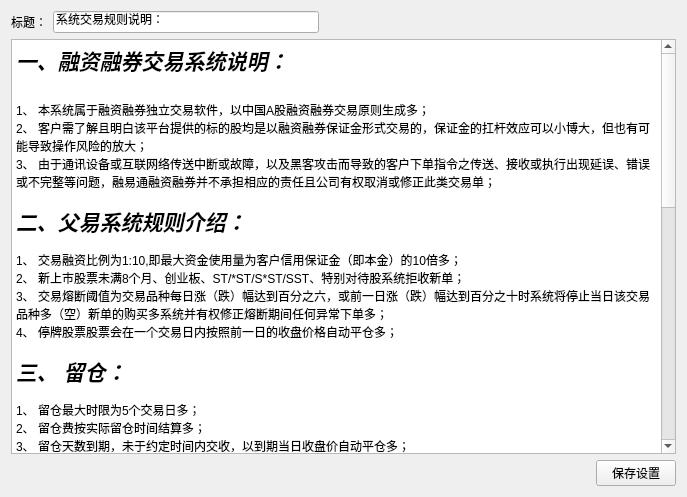
<?xml version="1.0" encoding="UTF-8"?>
<ui version="4.0">
 <class>Widget_TradingRules</class>
 <widget class="QWidget" name="Widget_TradingRules">
  <property name="geometry">
   <rect>
    <x>0</x>
    <y>0</y>
    <width>687</width>
    <height>497</height>
   </rect>
  </property>
  <property name="windowTitle">
   <string>Widget_Trading_Rules</string>
  </property>
  <layout class="QGridLayout" name="gridLayout">
   <item row="0" column="0">
    <widget class="QLabel" name="label_Title">
     <property name="text">
      <string>标题：</string>
     </property>
    </widget>
   </item>
   <item row="0" column="1">
    <widget class="QLineEdit" name="lineEdit_Title">
     <property name="sizePolicy">
      <sizepolicy hsizetype="Expanding" vsizetype="Fixed">
       <horstretch>0</horstretch>
       <verstretch>0</verstretch>
      </sizepolicy>
     </property>
     <property name="text">
      <string>系统交易规则说明：</string>
     </property>
    </widget>
   </item>
   <item row="2" column="3">
    <widget class="QPushButton" name="pushButton_Save">
     <property name="text">
      <string>保存设置</string>
     </property>
    </widget>
   </item>
   <item row="1" column="0" colspan="4">
    <widget class="QTextEdit" name="textEdit_Content">
     <property name="html">
      <string>&lt;!DOCTYPE HTML PUBLIC &quot;-//W3C//DTD HTML 4.0//EN&quot; &quot;http://www.w3.org/TR/REC-html40/strict.dtd&quot;&gt;
&lt;html&gt;&lt;head&gt;&lt;meta name=&quot;qrichtext&quot; content=&quot;1&quot; /&gt;&lt;style type=&quot;text/css&quot;&gt;
p, li { white-space: pre-wrap; }
&lt;/style&gt;&lt;/head&gt;&lt;body style=&quot; font-family:'SimSun'; font-size:9pt; font-weight:400; font-style:normal;&quot;&gt;
&lt;p style=&quot; margin-top:0px; margin-bottom:0px; margin-left:0px; margin-right:0px; -qt-block-indent:0; text-indent:0px;&quot;&gt;&lt;span style=&quot; font-size:16pt; font-weight:600; font-style:italic;&quot;&gt;一、融资融券交易系统说明：&lt;/span&gt;&lt;/p&gt;
&lt;p style=&quot;-qt-paragraph-type:empty; margin-top:0px; margin-bottom:0px; margin-left:0px; margin-right:0px; -qt-block-indent:0; text-indent:0px; font-size:16pt;&quot;&gt;&lt;br /&gt;&lt;/p&gt;
&lt;p style=&quot; margin-top:0px; margin-bottom:0px; margin-left:0px; margin-right:0px; -qt-block-indent:0; text-indent:0px;&quot;&gt;1、 本系统属于融资融券独立交易软件，以中国A股融资融券交易原则生成多；&lt;/p&gt;
&lt;p style=&quot; margin-top:0px; margin-bottom:0px; margin-left:0px; margin-right:0px; -qt-block-indent:0; text-indent:0px;&quot;&gt;2、 客户需了解且明白该平台提供的标的股均是以融资融券保证金形式交易的，保证金的扛杆效应可以小博大，但也有可能导致操作风险的放大；&lt;/p&gt;
&lt;p style=&quot; margin-top:0px; margin-bottom:0px; margin-left:0px; margin-right:0px; -qt-block-indent:0; text-indent:0px;&quot;&gt;3、 由于通讯设备或互联网络传送中断或故障，以及黑客攻击而导致的客户下单指令之传送、接收或执行出现延误、错误或不完整等问题，融易通融资融券并不承担相应的责任且公司有权取消或修正此类交易单；&lt;/p&gt;
&lt;p style=&quot;-qt-paragraph-type:empty; margin-top:0px; margin-bottom:0px; margin-left:0px; margin-right:0px; -qt-block-indent:0; text-indent:0px;&quot;&gt;&lt;br /&gt;&lt;/p&gt;
&lt;p style=&quot; margin-top:0px; margin-bottom:0px; margin-left:0px; margin-right:0px; -qt-block-indent:0; text-indent:0px;&quot;&gt;&lt;span style=&quot; font-size:16pt; font-weight:600; font-style:italic;&quot;&gt;二、父易系统规则介绍：&lt;/span&gt;&lt;/p&gt;
&lt;p style=&quot;-qt-paragraph-type:empty; margin-top:0px; margin-bottom:0px; margin-left:0px; margin-right:0px; -qt-block-indent:0; text-indent:0px;&quot;&gt;&lt;br /&gt;&lt;/p&gt;
&lt;p style=&quot; margin-top:0px; margin-bottom:0px; margin-left:0px; margin-right:0px; -qt-block-indent:0; text-indent:0px;&quot;&gt;1、 交易融资比例为1:10,即最大资金使用量为客户信用保证金（即本金）的10倍多；&lt;/p&gt;
&lt;p style=&quot; margin-top:0px; margin-bottom:0px; margin-left:0px; margin-right:0px; -qt-block-indent:0; text-indent:0px;&quot;&gt;2、 新上市股票未满8个月、创业板、ST/*ST/S*ST/SST、特别对待股系统拒收新单；&lt;/p&gt;
&lt;p style=&quot; margin-top:0px; margin-bottom:0px; margin-left:0px; margin-right:0px; -qt-block-indent:0; text-indent:0px;&quot;&gt;3、 交易熔断阈值为交易品种每日涨（跌）幅达到百分之六，或前一日涨（跌）幅达到百分之十时系统将停止当日该交易品种多（空）新单的购买多系统并有权修正熔断期间任何异常下单多；&lt;/p&gt;
&lt;p style=&quot; margin-top:0px; margin-bottom:0px; margin-left:0px; margin-right:0px; -qt-block-indent:0; text-indent:0px;&quot;&gt;4、 停牌股票股票会在一个交易日内按照前一日的收盘价格自动平仓多；&lt;/p&gt;
&lt;p style=&quot;-qt-paragraph-type:empty; margin-top:0px; margin-bottom:0px; margin-left:0px; margin-right:0px; -qt-block-indent:0; text-indent:0px;&quot;&gt;&lt;br /&gt;&lt;/p&gt;
&lt;p style=&quot; margin-top:0px; margin-bottom:0px; margin-left:0px; margin-right:0px; -qt-block-indent:0; text-indent:0px;&quot;&gt;&lt;span style=&quot; font-size:16pt; font-weight:600; font-style:italic;&quot;&gt;三、 留仓：&lt;/span&gt;&lt;/p&gt;
&lt;p style=&quot;-qt-paragraph-type:empty; margin-top:0px; margin-bottom:0px; margin-left:0px; margin-right:0px; -qt-block-indent:0; text-indent:0px;&quot;&gt;&lt;br /&gt;&lt;/p&gt;
&lt;p style=&quot; margin-top:0px; margin-bottom:0px; margin-left:0px; margin-right:0px; -qt-block-indent:0; text-indent:0px;&quot;&gt;1、 留仓最大时限为5个交易日多；&lt;/p&gt;
&lt;p style=&quot; margin-top:0px; margin-bottom:0px; margin-left:0px; margin-right:0px; -qt-block-indent:0; text-indent:0px;&quot;&gt;2、 留仓费按实际留仓时间结算多；&lt;/p&gt;
&lt;p style=&quot; margin-top:0px; margin-bottom:0px; margin-left:0px; margin-right:0px; -qt-block-indent:0; text-indent:0px;&quot;&gt;3、 留仓天数到期，未于约定时间内交收，以到期当日收盘价自动平仓多；&lt;/p&gt;
&lt;p style=&quot;-qt-paragraph-type:empty; margin-top:0px; margin-bottom:0px; margin-left:0px; margin-right:0px; -qt-block-indent:0; text-indent:0px;&quot;&gt;&lt;br /&gt;&lt;/p&gt;
&lt;p style=&quot; margin-top:0px; margin-bottom:0px; margin-left:0px; margin-right:0px; -qt-block-indent:0; text-indent:0px;&quot;&gt;&lt;span style=&quot; font-size:16pt; font-weight:600; font-style:italic;&quot;&gt;四、 平仓：&lt;/span&gt;&lt;/p&gt;
&lt;p style=&quot;-qt-paragraph-type:empty; margin-top:0px; margin-bottom:0px; margin-left:0px; margin-right:0px; -qt-block-indent:0; text-indent:0px;&quot;&gt;&lt;br /&gt;&lt;/p&gt;
&lt;p style=&quot; margin-top:0px; margin-bottom:0px; margin-left:0px; margin-right:0px; -qt-block-indent:0; text-indent:0px;&quot;&gt;1、 新建仓的股票15分钟后才可平仓多；&lt;/p&gt;
&lt;p style=&quot; margin-top:0px; margin-bottom:0px; margin-left:0px; margin-right:0px; -qt-block-indent:0; text-indent:0px;&quot;&gt;2、 以股票买入成本价计算，涨跌幅达到10%,为了保证客户利益，系统自动止盈止损强行平仓，跳空行情下不排除会有正负差；&lt;/p&gt;
&lt;p style=&quot; margin-top:0px; margin-bottom:0px; margin-left:0px; margin-right:0px; -qt-block-indent:0; text-indent:0px;&quot;&gt;3、 如遇系统断线导致无法平仓，客户可委托人工单方式提供平仓多；&lt;/p&gt;
&lt;p style=&quot; margin-top:0px; margin-bottom:0px; margin-left:0px; margin-right:0px; -qt-block-indent:0; text-indent:0px;&quot;&gt;4、 除权除息送转个股直接按照前一曰收盘价格平仓，当曰购买系统检测到会直接平仓处理；&lt;/p&gt;
&lt;p style=&quot;-qt-paragraph-type:empty; margin-top:0px; margin-bottom:0px; margin-left:0px; margin-right:0px; -qt-block-indent:0; text-indent:0px;&quot;&gt;&lt;br /&gt;&lt;/p&gt;
&lt;p style=&quot; margin-top:0px; margin-bottom:0px; margin-left:0px; margin-right:0px; -qt-block-indent:0; text-indent:0px;&quot;&gt;&lt;span style=&quot; font-size:16pt; font-weight:600; font-style:italic;&quot;&gt;五、 交易费用说明：&lt;/span&gt;&lt;/p&gt;
&lt;p style=&quot;-qt-paragraph-type:empty; margin-top:0px; margin-bottom:0px; margin-left:0px; margin-right:0px; -qt-block-indent:0; text-indent:0px;&quot;&gt;&lt;br /&gt;&lt;/p&gt;
&lt;p style=&quot; margin-top:0px; margin-bottom:0px; margin-left:0px; margin-right:0px; -qt-block-indent:0; text-indent:0px;&quot;&gt;手续费:每笔交易均以交易金额为准下单即时扣除交易费用（其中包括：买入千分之1.8,卖出千分之1.8,印花税千分之1,融资利息千分之2.4)；&lt;/p&gt;
&lt;p style=&quot; margin-top:0px; margin-bottom:0px; margin-left:0px; margin-right:0px; -qt-block-indent:0; text-indent:0px;&quot;&gt;留仓股票均以交易总金额扣除万分之六留仓过夜费。&lt;/p&gt;
&lt;p style=&quot;-qt-paragraph-type:empty; margin-top:0px; margin-bottom:0px; margin-left:0px; margin-right:0px; -qt-block-indent:0; text-indent:0px;&quot;&gt;&lt;br /&gt;&lt;/p&gt;
&lt;p style=&quot; margin-top:0px; margin-bottom:0px; margin-left:0px; margin-right:0px; -qt-block-indent:0; text-indent:0px;&quot;&gt;&lt;span style=&quot; font-size:16pt; font-weight:600; font-style:italic;&quot;&gt;六、 交易时间：&lt;/span&gt;&lt;/p&gt;
&lt;p style=&quot;-qt-paragraph-type:empty; margin-top:0px; margin-bottom:0px; margin-left:0px; margin-right:0px; -qt-block-indent:0; text-indent:0px;&quot;&gt;&lt;br /&gt;&lt;/p&gt;
&lt;p style=&quot; margin-top:0px; margin-bottom:0px; margin-left:0px; margin-right:0px; -qt-block-indent:0; text-indent:0px;&quot;&gt;建仓和平仓时间：（上午）9:35-11:30 (下午）13:05-14:58&lt;/p&gt;
&lt;p style=&quot;-qt-paragraph-type:empty; margin-top:0px; margin-bottom:0px; margin-left:0px; margin-right:0px; -qt-block-indent:0; text-indent:0px;&quot;&gt;&lt;br /&gt;&lt;/p&gt;
&lt;p style=&quot; margin-top:0px; margin-bottom:0px; margin-left:0px; margin-right:0px; -qt-block-indent:0; text-indent:0px;&quot;&gt;&lt;span style=&quot; font-size:16pt; font-weight:600; font-style:italic;&quot;&gt;七、 出入金说明：&lt;/span&gt;&lt;/p&gt;
&lt;p style=&quot;-qt-paragraph-type:empty; margin-top:0px; margin-bottom:0px; margin-left:0px; margin-right:0px; -qt-block-indent:0; text-indent:0px;&quot;&gt;&lt;br /&gt;&lt;/p&gt;
&lt;p style=&quot; margin-top:0px; margin-bottom:0px; margin-left:0px; margin-right:0px; -qt-block-indent:0; text-indent:0px;&quot;&gt; ⑴客户入金：&lt;/p&gt;
&lt;p style=&quot; margin-top:0px; margin-bottom:0px; margin-left:0px; margin-right:0px; -qt-block-indent:0; text-indent:0px;&quot;&gt;客户银行账户#通网银转账功能的，可从客户交易端界面的1艮证转账&amp;quot;栏点击进入，通过网上划转的形式完成三方存管支付的入金操作；&lt;/p&gt;
&lt;p style=&quot; margin-top:0px; margin-bottom:0px; margin-left:0px; margin-right:0px; -qt-block-indent:0; text-indent:0px;&quot;&gt; ⑵客户出金：&lt;/p&gt;
&lt;p style=&quot; margin-top:0px; margin-bottom:0px; margin-left:0px; margin-right:0px; -qt-block-indent:0; text-indent:0px;&quot;&gt;出金均可通过客户交易端界面的1艮证转账，项，提交出金指令，每周一至周五正常工作时间内（上午9:35-11:30-下午13:05-14:58)客户均可以自主提款◊—般30分钟内客户即可收到所出金款项。&lt;/p&gt;
&lt;p style=&quot;-qt-paragraph-type:empty; margin-top:0px; margin-bottom:0px; margin-left:0px; margin-right:0px; -qt-block-indent:0; text-indent:0px;&quot;&gt;&lt;br /&gt;&lt;/p&gt;
&lt;p style=&quot; margin-top:0px; margin-bottom:0px; margin-left:0px; margin-right:0px; -qt-block-indent:0; text-indent:0px;&quot;&gt;&lt;span style=&quot; font-size:16pt; font-weight:600; font-style:italic;&quot;&gt;八、 风险提示：&lt;/span&gt;&lt;/p&gt;
&lt;p style=&quot;-qt-paragraph-type:empty; margin-top:0px; margin-bottom:0px; margin-left:0px; margin-right:0px; -qt-block-indent:0; text-indent:0px;&quot;&gt;&lt;br /&gt;&lt;/p&gt;
&lt;p style=&quot; margin-top:0px; margin-bottom:0px; margin-left:0px; margin-right:0px; -qt-block-indent:0; text-indent:0px;&quot;&gt;1、 股市有风险，请根据自己的投资实力参与！本公司不承担因为该股市交易而产生的其他联带责任；&lt;/p&gt;
&lt;p style=&quot; margin-top:0px; margin-bottom:0px; margin-left:0px; margin-right:0px; -qt-block-indent:0; text-indent:0px;&quot;&gt;2、 本交易规则如有未尽事宜，可视状况随时调整◊本公司保留规则和条款的最终解释权。&lt;/p&gt;
&lt;p style=&quot;-qt-paragraph-type:empty; margin-top:0px; margin-bottom:0px; margin-left:0px; margin-right:0px; -qt-block-indent:0; text-indent:0px;&quot;&gt;&lt;br /&gt;&lt;/p&gt;&lt;/body&gt;&lt;/html&gt;</string>
     </property>
    </widget>
   </item>
   <item row="0" column="2" colspan="2">
    <spacer name="horizontalSpacer">
     <property name="orientation">
      <enum>Qt::Horizontal</enum>
     </property>
     <property name="sizeHint" stdset="0">
      <size>
       <width>40</width>
       <height>20</height>
      </size>
     </property>
    </spacer>
   </item>
   <item row="2" column="2">
    <spacer name="horizontalSpacer_2">
     <property name="orientation">
      <enum>Qt::Horizontal</enum>
     </property>
     <property name="sizeHint" stdset="0">
      <size>
       <width>40</width>
       <height>20</height>
      </size>
     </property>
    </spacer>
   </item>
  </layout>
 </widget>
 <layoutdefault spacing="6" margin="11"/>
 <resources/>
 <connections/>
</ui>
